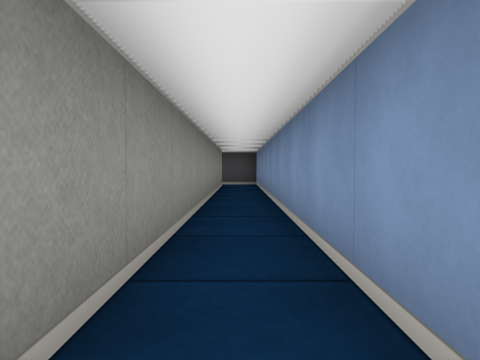
view 1 (above)

16 first-person views from a walk through a cub3D maze. The camera is about half as high as the walls, tilts 2° down and sees 70° across. The floor is counted in squares. Each view is taken from the middle of a square. On the plan, view 1 faces up. The plan holds only what a view shows up to about 9 squares ahead; the rest is blank.

view 2
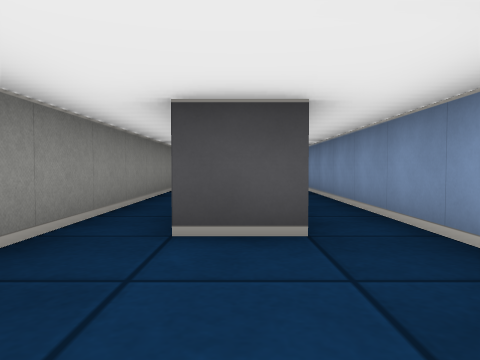

view 3
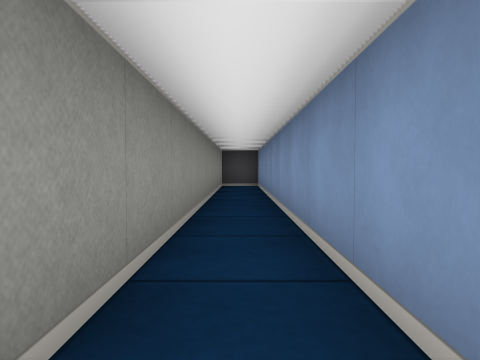

view 4
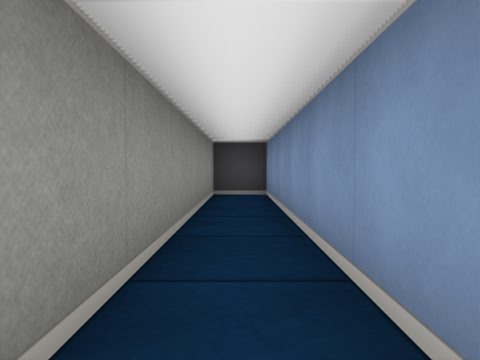

view 5
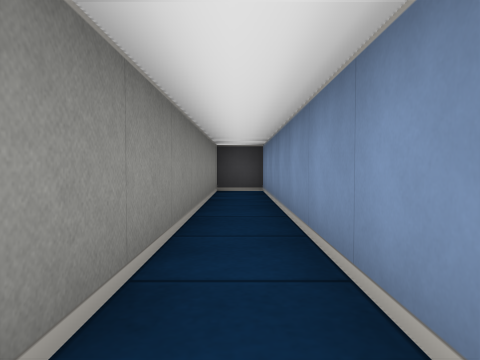

view 6
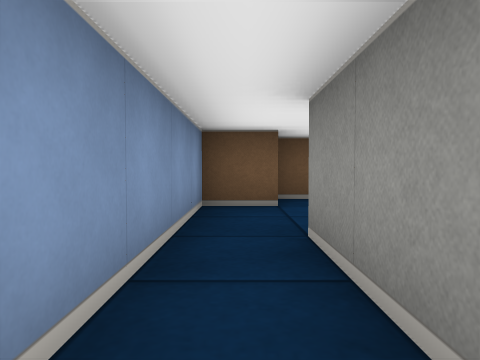

view 7
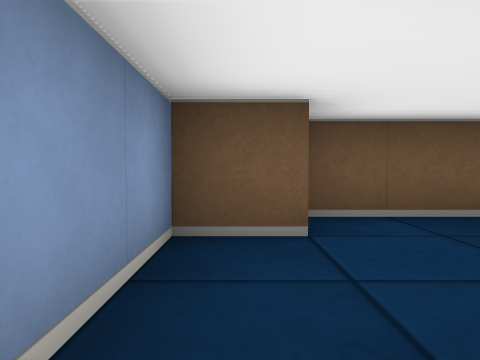

view 8
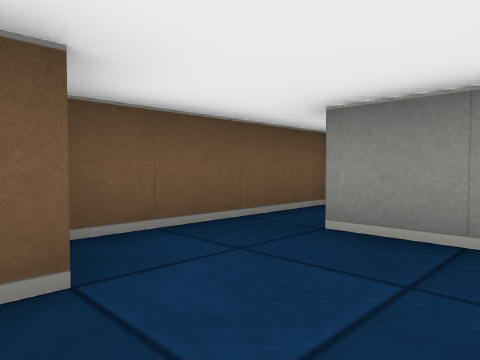

view 9
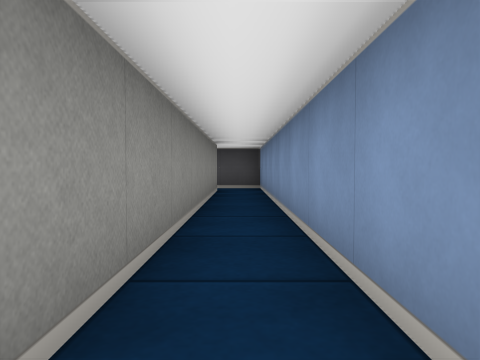

view 10
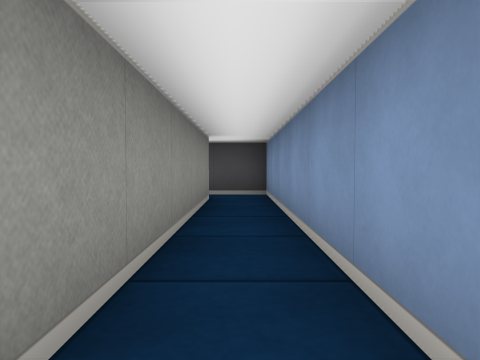

view 11
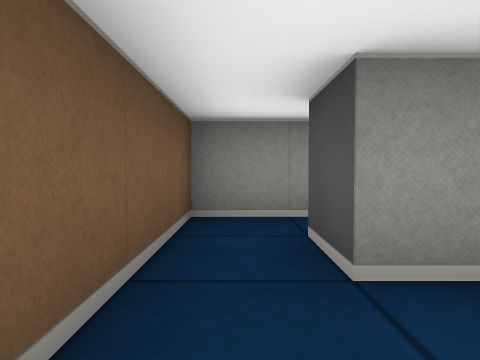

view 12
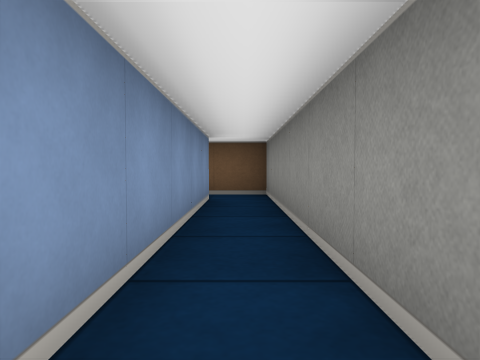

view 13
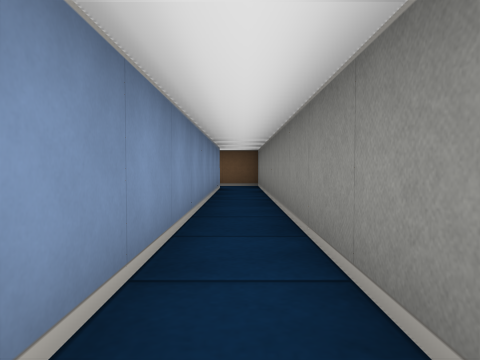

view 14
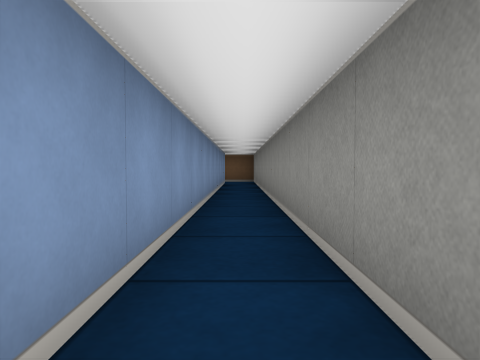

view 15
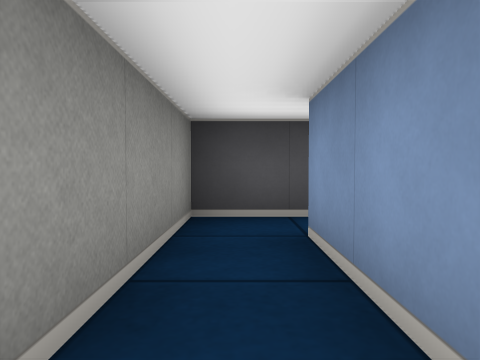

view 16
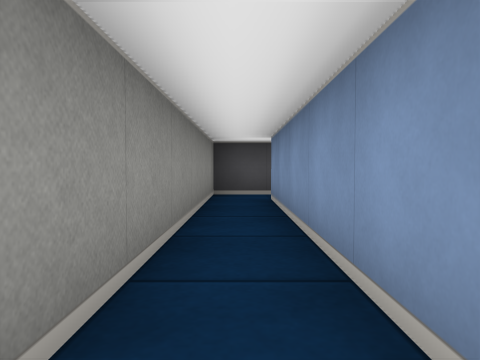

### Floor plan
Points are (right, up) in squares from view 1. A wall is a line through its corners. A room is listed if a view was taken in it or the views show most of it. See-through windows are left out.
Room 1 (views 1, 2, 3, 4, 5, 6, 7, 8, 9, 10, 11)
walls: (-0.5, 9.5) (-0.5, -1.5) (-1.5, -1.5); (1.4, -1.5) (2.5, -1.5) (2.5, 10.5) (1.5, 10.5) (1.5, 0.5) (0.5, 0.5) (0.5, 10.5) (-1.5, 10.5); (-1.5, -2.5) (1.5, -2.5)
ways out: opening at (-1, -2) to room 2; opening at (-1, 10) to room 2
Room 2 (views 12, 13, 14, 15, 16)
walls: (-1.5, -1.5) (-1.5, 9.5); (-1.5, 10.5) (-2.5, 10.5) (-2.5, -2.5) (-1.5, -2.5)
ways out: opening at (-1, -2) to room 1; opening at (-1, 10) to room 1

Positions as (right, up) in squares from view 1, and headings:
1: (0, 0), facing up
2: (1, -2), facing up
3: (2, 1), facing up
4: (2, 4), facing up
5: (2, 3), facing up
6: (2, 3), facing down
7: (2, 1), facing down
8: (2, 0), facing down-left
9: (0, 2), facing up
10: (0, 4), facing up
11: (1, -2), facing left
12: (-2, 4), facing down
13: (-2, 7), facing down
14: (-2, 10), facing down
15: (-2, 7), facing up
16: (-2, 4), facing up
